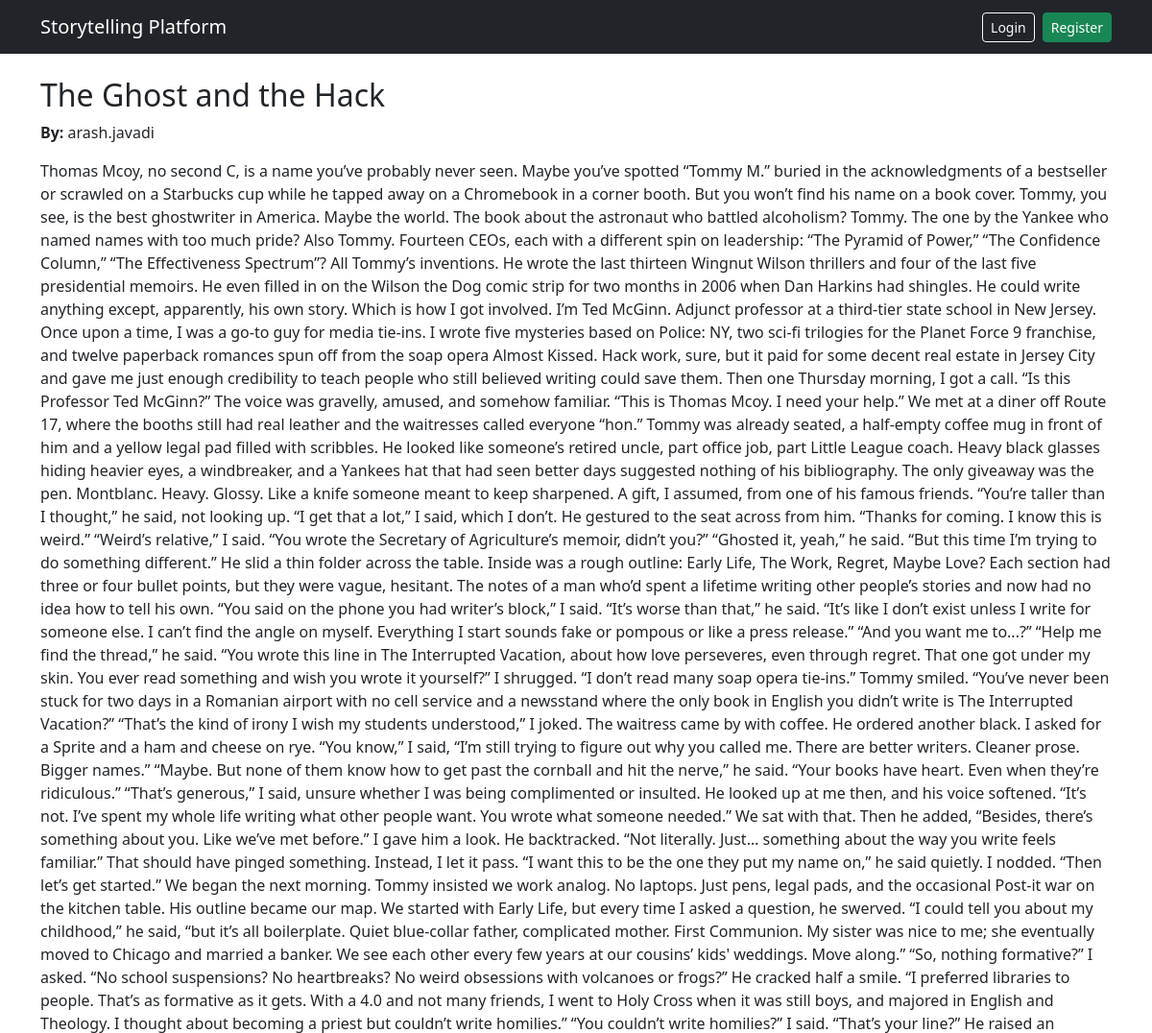
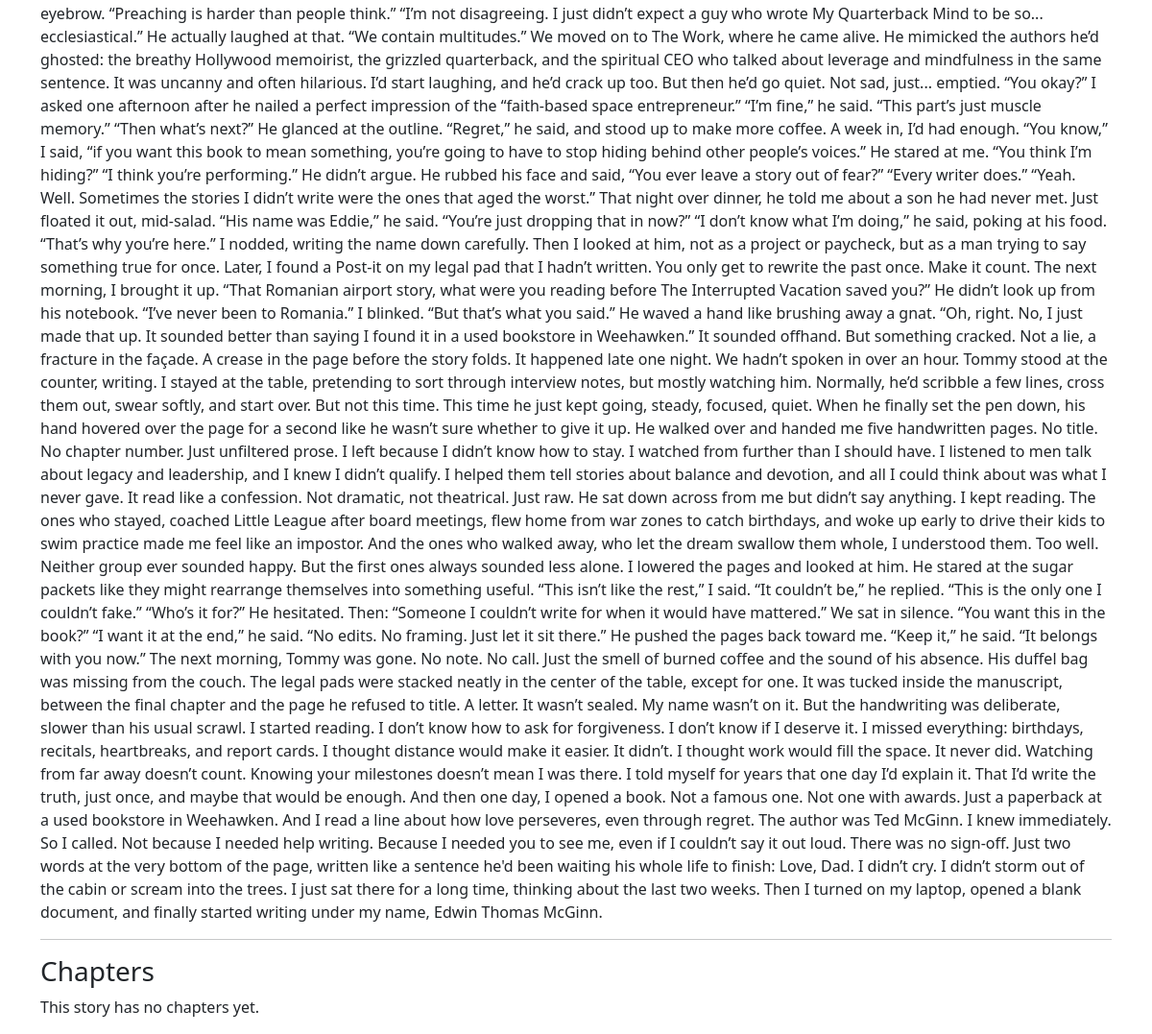
Screenshot of /story/1/ with the database file from the repository (2 pictures, top to bottom).
### stories/models.py (models this page shows, shortened)
class Story(models.Model):
    title = models.CharField(max_length=200)
    description = models.TextField()
    author = models.ForeignKey(User, on_delete=models.CASCADE)
    is_public = models.BooleanField(default=True)
    allow_contributions = models.BooleanField(default=True)
    created_on = models.DateTimeField(auto_now_add=True)

### stories/views.py (the view, shortened to what this page needs)
# urls.py: path('story/<int:story_id>/', views.story_detail, name='story_detail'),
def story_detail(request, story_id):
    story = get_object_or_404(Story, id=story_id, is_public=True)
    root_chapters = story.chapters.filter(parent=None).order_by('created_on')
    branches = []
    return render(request, 'stories/story_detail.html', {
        'story': story,
        'branches': branches,
    })

### templates/stories/story_detail.html
{% extends "base.html" %}
{% block content %}
<h2>{{ story.title }}</h2>
<p><strong>By:</strong> {{ story.author.username }}</p>
<p>{{ story.description }}</p>
<hr>
<h3>Chapters</h3>
{% for chapter in chapters %}
<div class="card mb-4 {% if chapter == main_chapter %}border-primary{% endif %}">
    <div class="card-body">
        <h4 class="card-title">{{ chapter.title }}</h4>
        <p class="card-text">{{ chapter.content|linebreaks }}</p>
        <p class="text-muted"><em>By {{ chapter.author.username }}</em></p>
        {% if story.allow_contributions or story.author == user %}
        <a href="{% url 'chapter_create' story.id %}?parent={{ chapter.id }}" class="btn btn-outline-primary mt-2">
            ➕ Add your chapter to this story
        </a>
        {% endif %}
    </div>
</div>
{% empty %}
<p>This story has no chapters yet.</p>
{% endfor %}
{% endblock %}

### rows the page displays
Story: title "The Ghost and the Hack", author.username "arash.javadi", description "Thomas Mcoy, no second C, is a name you’ve probably never seen. Maybe you’ve spotted “Tommy M.” buried in the acknowledgments of a bestseller or scrawled on a Starbucks cup while he tapped away on a Chromebook in a corner booth. But you won’t find his name on a book cover. Tommy, you see, is the best ghostwriter in America. Maybe the world. The book about the astronaut who battled alcoholism? Tommy. The one by the Yankee who named names with too much pride? Also Tommy. Fourteen CEOs, each with a different spin on leadership: “The Pyramid of Power,” “The Confidence Column,” “The Effectiveness Spectrum”? All Tommy’s inventions. He wrote the last thirteen Wingnut Wilson thrillers and four of…"
